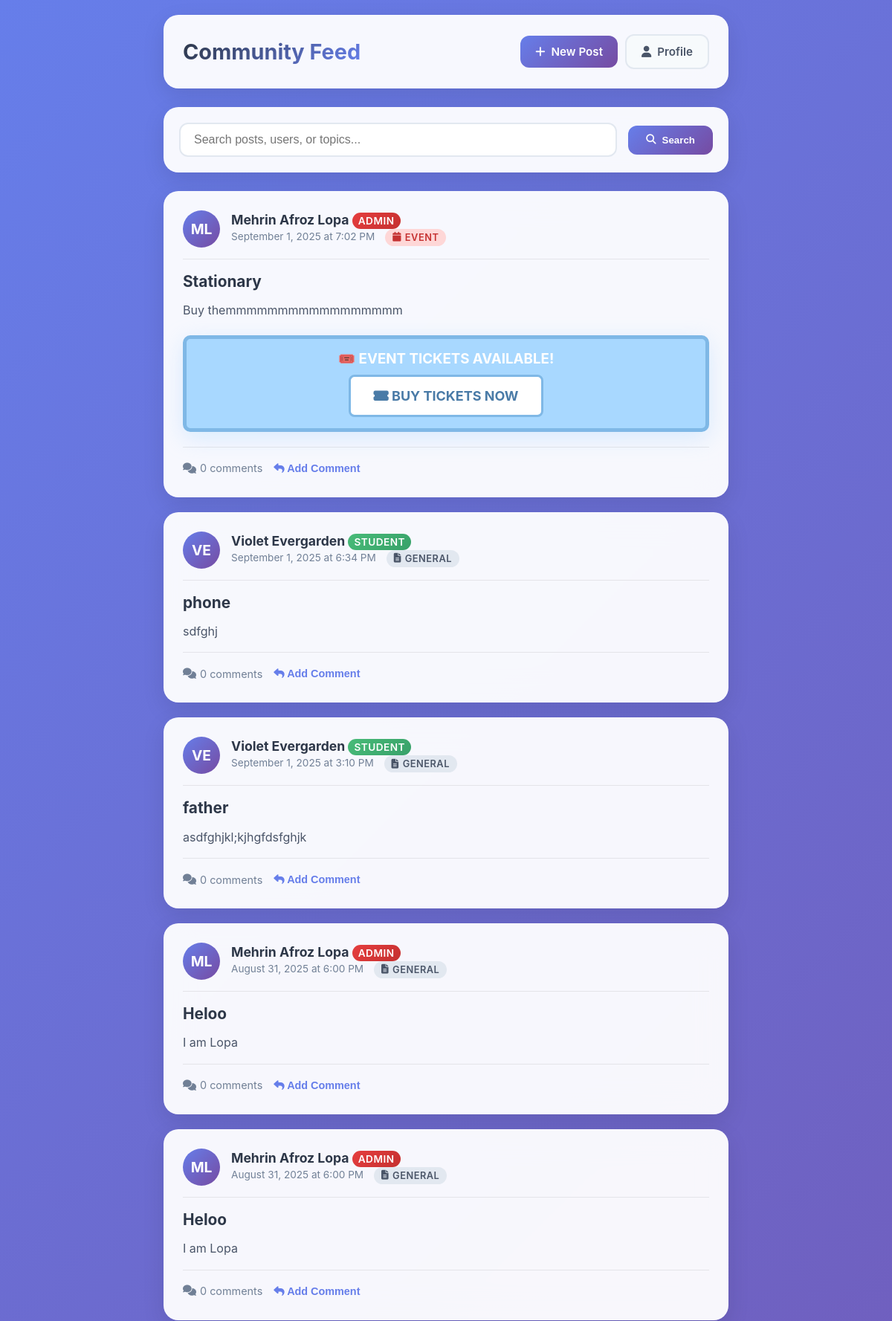
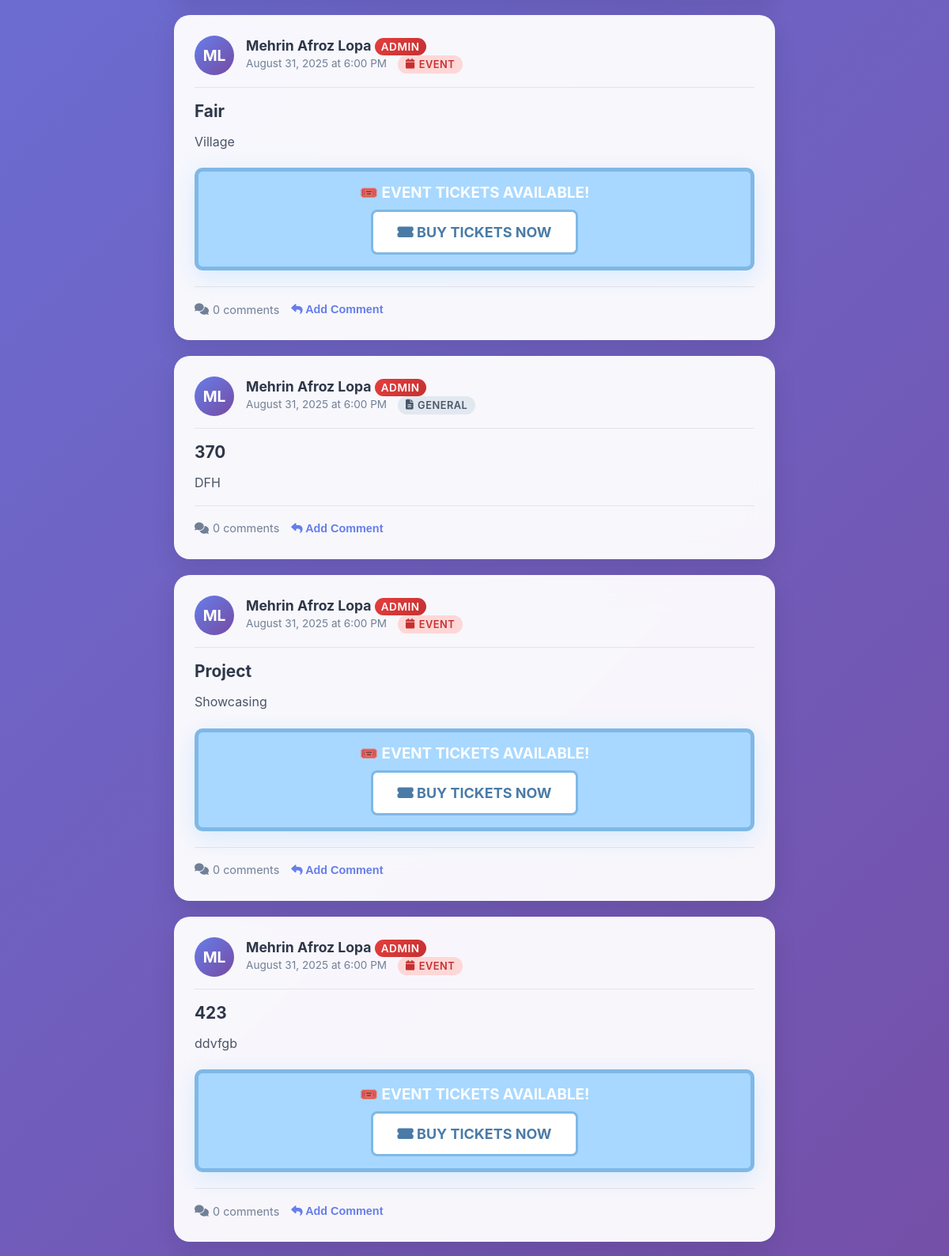
The app's page /php_files/feed.php (signed in, upper part) with its own data (2 pictures, top to bottom).
### tables this page shows
CREATE TABLE `post` (
  `Post ID` varchar(50) NOT NULL,
  `Content` text NOT NULL,
  `Date of Post` timestamp NOT NULL DEFAULT current_timestamp() ON UPDATE current_timestamp(),
  `Title` varchar(100) NOT NULL,
  `File URL` varchar(300) NOT NULL,
  `Ur ID` varchar(50) NOT NULL,
  `Type` varchar(20) NOT NULL,
  `status` enum('pending','approved','rejected') DEFAULT NULL
);

CREATE TABLE `user` (
  `First Name` varchar(50) NOT NULL,
  `Last Name` varchar(50) NOT NULL,
  `User ID` varchar(50) NOT NULL,
  `Date of Birth` date NOT NULL,
  `Password` varchar(50) NOT NULL,
  `Created at` date NOT NULL,
  `Updated at` date NOT NULL
);

### php_files/feed.php (the view, shortened to what this page needs)
<?php
include('DBconnect.php');
$search_query = '';
$search_condition = '';
$posts_per_page = 10;
$page = isset($_GET['page']) && is_numeric($_GET['page']) ? (int)$_GET['page'] : 1;
$offset = ($page - 1) * $posts_per_page;
$posts_query = "SELECT p.*, u.`First Name`, u.`Last Name`,
                       CASE
                           WHEN sp.`Student ID` IS NOT NULL THEN 'Student'
                           WHEN ap.`Alumni ID` IS NOT NULL THEN 'Alumni'
                           WHEN ad.`Admin ID` IS NOT NULL THEN 'Admin'
                           ELSE 'User'
                       END as user_role
                FROM post p
                JOIN user u ON p.`Ur ID` = u.`User ID`
                LEFT JOIN `student profile` sp ON u.`User ID` = sp.`Student ID`
                LEFT JOIN `alumni profile` ap ON u.`User ID` = ap.`Alumni ID`
                LEFT JOIN `admin` ad ON u.`User ID` = ad.`Admin ID`
                WHERE (p.status = 'approved' OR p.status IS NULL)
                $search_condition
                ORDER BY p.`Date of Post` DESC
                LIMIT $posts_per_page OFFSET $offset";
$posts_result = mysqli_query($conn, $posts_query);
function countPostComments($conn, $post_id) {
    $count_query = "SELECT COUNT(*) as comment_count FROM comment WHERE `Pos ID` = '$post_id'";
    $result = mysqli_query($conn, $count_query);
    return mysqli_fetch_assoc($result)['comment_count'];
}
?>
<!DOCTYPE html>
<html lang="en">
<head>
    <link href="https://cdnjs.cloudflare.com/ajax/libs/font-awesome/6.4.0/css/all.min.css" rel="stylesheet">
</head>
<body>
    <div class="container">
        <div class="header fade-in">
            <h1>Community Feed</h1>
            <div class="header-actions">
                <a href="createpost.php" class="btn btn-primary">
                    <i class="fas fa-plus"></i> New Post
                </a>
                <a href="home.php" class="btn btn-secondary">
                    <i class="fas fa-user"></i> Profile
                </a>
            </div>
        </div>
        <div class="search-section fade-in">
            <form class="search-form" method="GET" action="">
                <input type="text"
                       name="search"
                       class="search-input"
                       placeholder="Search posts, users, or topics..."
                       value="<?php echo htmlspecialchars($search_query); ?>">
                <button type="submit" class="search-btn">
                    <i class="fas fa-search"></i> Search
                </button>
            </form>
        </div>
        <?php if (mysqli_num_rows($posts_result) > 0): ?>
            <?php while ($post = mysqli_fetch_assoc($posts_result)): ?>
                <div class="post-card fade-in">
                    <div class="post-header">
                        <div class="user-avatar">
                            <?php
                            $firstInitial = strtoupper(substr($post['First Name'], 0, 1));
                            $lastInitial = strtoupper(substr($post['Last Name'], 0, 1));
                            echo $firstInitial . $lastInitial;
                            ?>
                        </div>
                        <div class="user-info">
                            <div class="user-name">
                                <?php echo htmlspecialchars($post['First Name'] . ' ' . $post['Last Name']); ?>
                                <span class="user-role role-<?php echo strtolower($post['user_role']); ?>">
                                    <?php echo $post['user_role']; ?>
                                </span>
                            </div>
                            <div class="post-meta">
                                <?php echo date('F j, Y \a\t g:i A', strtotime($post['Date of Post'])); ?>
                                <span class="post-type type-<?php echo strtolower($post['Type']); ?>">
                                    <i class="fas fa-<?php
                                        echo strtolower($post['Type']) == 'event' ? 'calendar' :
                                            (strtolower($post['Type']) == 'announcement' ? 'bullhorn' : 'file-alt');
                                    ?>"></i>
                                    <?php echo ucfirst($post['Type']); ?>
                                </span>
                            </div>
                        </div>
                    </div>
                    <h2 class="post-title"><?php echo htmlspecialchars($post['Title']); ?></h2>
                    <div class="post-content">
                        <?php echo nl2br(htmlspecialchars($post['Content'])); ?>
                    </div>
                    <?php
                    $postType = strtolower(trim($post['Type']));
                    if (strpos($postType, 'event') !== false):
                    ?>
                        <div class="ticket-button-container">
                            <h3 style="color: white; margin-bottom: 10px;">🎟️ EVENT TICKETS AVAILABLE!</h3>
                            <a href="ticket.php?event_id=<?php echo urlencode($post['Post ID']); ?>"
                               target="_blank"
                               class="ticket-btn">
                                <i class="fas fa-ticket-alt"></i> BUY TICKETS NOW
                            </a>
                        </div>
                    <?php endif; ?>
                    <div class="post-actions">
                        <?php $comment_count = countPostComments($conn, $post['Post ID']); ?>
                        <span class="comment-count">
                            <i class="fas fa-comments"></i>
                            <?php echo $comment_count; ?> <?php echo $comment_count == 1 ? 'comment' : 'comments'; ?>
                        </span>
                        <button class="toggle-comments" onclick="toggleComments('post-<?php echo $post['Post ID']; ?>')">
                            <i class="fas fa-reply"></i>
                            <?php echo $comment_count > 0 ? 'View Comments' : 'Add Comment'; ?>
                        </button>
                    </div>
                </div>
            <?php endwhile; ?>
        <?php endif; ?>
    </div>
</body>
</html>

### records on screen
post: Ur ID "M", Ur ID "L", Ur ID "Mehrin Afroz Lopa", user_role "ADMIN", Date of Post "September 1, 2025 at 7:02 PM", Type "EVENT", Title "Stationary", Content "Buy themmmmmmmmmmmmmmmmm", comment_count "0", shows "comments", shows "Add Comment"
post: Ur ID "V", Ur ID "E", Ur ID "Violet Evergarden", user_role "STUDENT", Date of Post "September 1, 2025 at 6:34 PM", Type "GENERAL", Title "phone", Content "sdfghj", comment_count "0", shows "comments", shows "Add Comment"
post: Ur ID "V", Ur ID "E", Ur ID "Violet Evergarden", user_role "STUDENT", Date of Post "September 1, 2025 at 3:10 PM", Type "GENERAL", Title "father", Content "asdfghjkl;kjhgfdsfghjk", comment_count "0", shows "comments", shows "Add Comment"
post: Ur ID "M", Ur ID "L", Ur ID "Mehrin Afroz Lopa", user_role "ADMIN", Date of Post "August 31, 2025 at 6:00 PM", Type "GENERAL", Title "Heloo", Content "I am Lopa", comment_count "0", shows "comments", shows "Add Comment"
post: Ur ID "M", Ur ID "L", Ur ID "Mehrin Afroz Lopa", user_role "ADMIN", Date of Post "August 31, 2025 at 6:00 PM", Type "GENERAL", Title "Heloo", Content "I am Lopa", comment_count "0", shows "comments", shows "Add Comment"
post: Ur ID "M", Ur ID "L", Ur ID "Mehrin Afroz Lopa", user_role "ADMIN", Date of Post "August 31, 2025 at 6:00 PM", Type "EVENT", Title "Fair", Content "Village", comment_count "0", shows "comments", shows "Add Comment"
post: Ur ID "M", Ur ID "L", Ur ID "Mehrin Afroz Lopa", user_role "ADMIN", Date of Post "August 31, 2025 at 6:00 PM", Type "GENERAL", Title "370", Content "DFH", comment_count "0", shows "comments", shows "Add Comment"
post: Ur ID "M", Ur ID "L", Ur ID "Mehrin Afroz Lopa", user_role "ADMIN", Date of Post "August 31, 2025 at 6:00 PM", Type "EVENT", Title "Project", Content "Showcasing", comment_count "0", shows "comments", shows "Add Comment"
post: Ur ID "M", Ur ID "L", Ur ID "Mehrin Afroz Lopa", user_role "ADMIN", Date of Post "August 31, 2025 at 6:00 PM", Type "EVENT", Title "423", Content "ddvfgb", comment_count "0", shows "comments", shows "Add Comment"
